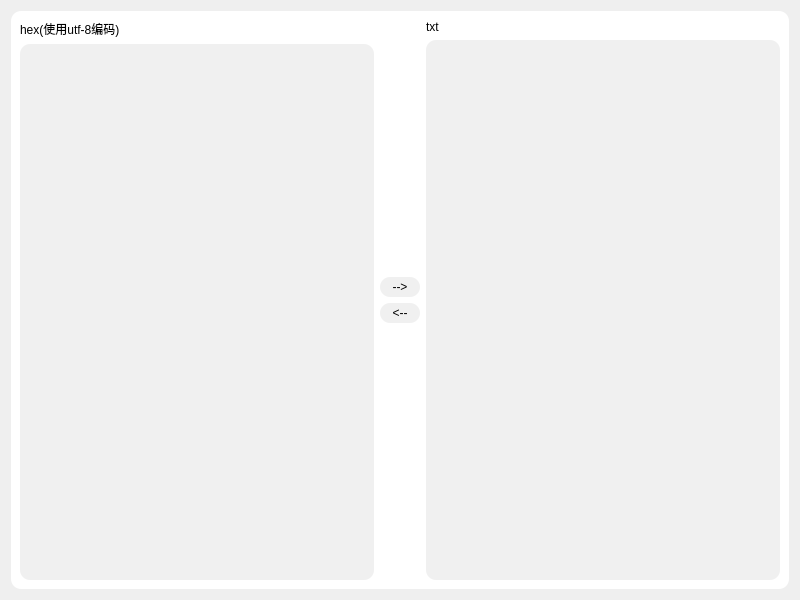
<?xml version="1.0" encoding="UTF-8"?>
<ui version="4.0">
 <class>HexTxtConvert</class>
 <widget class="QWidget" name="HexTxtConvert">
  <property name="geometry">
   <rect>
    <x>0</x>
    <y>0</y>
    <width>800</width>
    <height>600</height>
   </rect>
  </property>
  <property name="windowTitle">
   <string>Form</string>
  </property>
  <layout class="QGridLayout" name="gridLayout">
   <item row="0" column="1">
    <widget class="QFrame" name="frame">
     <property name="styleSheet">
      <string notr="true">background-color: rgb(255, 255, 255);
border-radius:10px;</string>
     </property>
     <property name="frameShape">
      <enum>QFrame::StyledPanel</enum>
     </property>
     <property name="frameShadow">
      <enum>QFrame::Raised</enum>
     </property>
     <layout class="QHBoxLayout" name="horizontalLayout">
      <item>
       <layout class="QVBoxLayout" name="verticalLayout">
        <item>
         <widget class="QLabel" name="label">
          <property name="text">
           <string>hex(使用utf-8编码)</string>
          </property>
         </widget>
        </item>
        <item>
         <widget class="QTextEdit" name="textEditHex">
          <property name="styleSheet">
           <string notr="true">background-color: rgb(240, 240, 240);</string>
          </property>
         </widget>
        </item>
       </layout>
      </item>
      <item>
       <layout class="QVBoxLayout" name="verticalLayout_3">
        <item>
         <spacer name="verticalSpacer">
          <property name="orientation">
           <enum>Qt::Vertical</enum>
          </property>
          <property name="sizeHint" stdset="0">
           <size>
            <width>20</width>
            <height>40</height>
           </size>
          </property>
         </spacer>
        </item>
        <item>
         <widget class="QPushButton" name="btnHex2Txt">
          <property name="sizePolicy">
           <sizepolicy hsizetype="Fixed" vsizetype="Fixed">
            <horstretch>0</horstretch>
            <verstretch>0</verstretch>
           </sizepolicy>
          </property>
          <property name="minimumSize">
           <size>
            <width>40</width>
            <height>20</height>
           </size>
          </property>
          <property name="maximumSize">
           <size>
            <width>40</width>
            <height>20</height>
           </size>
          </property>
          <property name="styleSheet">
           <string notr="true">background-color: rgb(240, 240, 240);</string>
          </property>
          <property name="text">
           <string>--&gt;</string>
          </property>
         </widget>
        </item>
        <item>
         <widget class="QPushButton" name="btnTxt2Hex">
          <property name="sizePolicy">
           <sizepolicy hsizetype="Fixed" vsizetype="Fixed">
            <horstretch>0</horstretch>
            <verstretch>0</verstretch>
           </sizepolicy>
          </property>
          <property name="minimumSize">
           <size>
            <width>40</width>
            <height>20</height>
           </size>
          </property>
          <property name="maximumSize">
           <size>
            <width>40</width>
            <height>20</height>
           </size>
          </property>
          <property name="styleSheet">
           <string notr="true">background-color: rgb(240, 240, 240);</string>
          </property>
          <property name="text">
           <string>&lt;--</string>
          </property>
         </widget>
        </item>
        <item>
         <spacer name="verticalSpacer_2">
          <property name="orientation">
           <enum>Qt::Vertical</enum>
          </property>
          <property name="sizeHint" stdset="0">
           <size>
            <width>20</width>
            <height>40</height>
           </size>
          </property>
         </spacer>
        </item>
       </layout>
      </item>
      <item>
       <layout class="QVBoxLayout" name="verticalLayout_2">
        <item>
         <widget class="QLabel" name="label_2">
          <property name="text">
           <string>txt</string>
          </property>
         </widget>
        </item>
        <item>
         <widget class="QTextEdit" name="textEditTxt">
          <property name="styleSheet">
           <string notr="true">background-color: rgb(240, 240, 240);</string>
          </property>
         </widget>
        </item>
       </layout>
      </item>
     </layout>
    </widget>
   </item>
  </layout>
 </widget>
 <resources/>
 <connections/>
 <buttongroups>
  <buttongroup name="buttonGroup"/>
 </buttongroups>
</ui>
